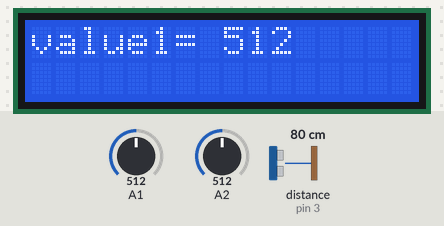
Recording of a sketch running on a simulated Arduino Uno, built with avr-gcc and run on an emulated ATmega328P. Shown: 16×2 character LCD. Wiring (inferred from the names in the program): ultrasonic range finder: trigger pin 2; echo pin 3. Inputs (shaded band) come from the test bench; at power-on: A1 = 512, A2 = 512, distance to the obstacle (sensor on pin 3) 80 cm. The echo pulse lasts 58.3 µs per cm.

Above: at 1.2 s.
1.3 s: A1 set to 0
At 1.31 s:
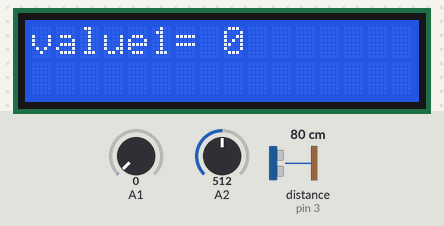
2.8 s: A2 set to 716
At 2.82 s:
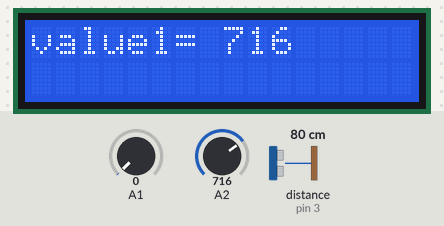
4.3 s: A1 set to 122
At 5.5 s:
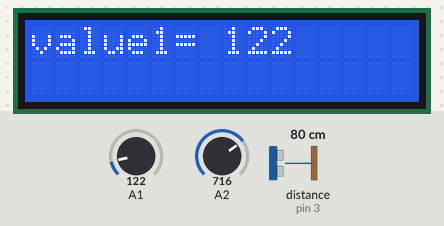
5.8 s: A1 set to 1023
At 6.3 s:
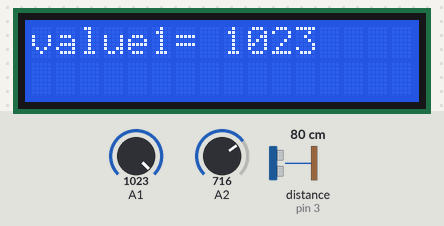

The sketch:

distance.lcd.ino
```cpp
#include <LiquidCrystal.h>
LiquidCrystal lcd(7,8,9,10,11,12);
int pinpot = A0;
float duration;
float distance;

int echoPin = 3;
int trigPin = 2;

void setup() {
  lcd.begin(16,2);
  pinMode(trigPin, OUTPUT);
  pinMode(echoPin, INPUT);
  lcd.clear();

}

void loop(){


  digitalWrite(trigPin, LOW);
  delayMicroseconds(2);
  digitalWrite(trigPin, HIGH);
  delayMicroseconds(10);
  digitalWrite(trigPin, LOW);


  duration = pulseIn(echoPin, HIGH);
  distance = (duration/2)*0.0343;


    lcd.setCursor(0,0);
    lcd.print("value1= ");
    lcd.print(analogRead(distance));
    lcd.print("   ");
  }

//  {
//    lcd.setCursor(0,0);
//    lcd.print("value 1=");
//    lcd.print("analogRead(pinpot)");
//    lcd.setCursor(0,2);
//  }
```

Measured:
- after the input at 1.3 s, the display: changes at once (image 1)
- after the input at 2.8 s, the display: first differs from a run without the input at once (image 2)
- after the input at 4.3 s, the display: changes at once (image 3)
- after the input at 5.8 s, the display: changes at once (image 4)
